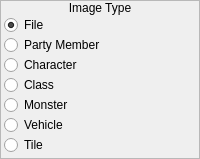
       <widget class="QFrame" name="frame_8">
        <property name="frameShape">
         <enum>QFrame::StyledPanel</enum>
        </property>
        <property name="frameShadow">
         <enum>QFrame::Raised</enum>
        </property>
        <layout class="QVBoxLayout" name="verticalLayout_17">
         <property name="spacing">
          <number>0</number>
         </property>
         <property name="margin">
          <number>0</number>
         </property>
         <item>
          <widget class="QLabel" name="label_13">
           <property name="sizePolicy">
            <sizepolicy hsizetype="Preferred" vsizetype="Fixed">
             <horstretch>0</horstretch>
             <verstretch>0</verstretch>
            </sizepolicy>
           </property>
           <property name="text">
            <string>Image Type</string>
           </property>
           <property name="alignment">
            <set>Qt::AlignCenter</set>
           </property>
          </widget>
         </item>
         <item>
          <widget class="QWidget" name="widget_14" native="true">
           <layout class="QVBoxLayout" name="verticalLayout_18">
            <property name="spacing">
             <number>0</number>
            </property>
            <property name="leftMargin">
             <number>3</number>
            </property>
            <property name="topMargin">
             <number>0</number>
            </property>
            <property name="rightMargin">
             <number>3</number>
            </property>
            <property name="bottomMargin">
             <number>3</number>
            </property>
            <item>
             <widget class="QRadioButton" name="rbFile">
              <property name="text">
               <string>File</string>
              </property>
              <property name="checked">
               <bool>true</bool>
              </property>
             </widget>
            </item>
            <item>
             <widget class="QRadioButton" name="rbPartyMember">
              <property name="text">
               <string>Party Member</string>
              </property>
             </widget>
            </item>
            <item>
             <widget class="QRadioButton" name="rbCharacter">
              <property name="text">
               <string>Character</string>
              </property>
             </widget>
            </item>
            <item>
             <widget class="QRadioButton" name="rbClass">
              <property name="text">
               <string>Class</string>
              </property>
             </widget>
            </item>
            <item>
             <widget class="QRadioButton" name="rbMonster">
              <property name="text">
               <string>Monster</string>
              </property>
             </widget>
            </item>
            <item>
             <widget class="QRadioButton" name="rbVehicle">
              <property name="text">
               <string>Vehicle</string>
              </property>
             </widget>
            </item>
            <item>
             <widget class="QRadioButton" name="rbTile">
              <property name="text">
               <string>Tile</string>
              </property>
             </widget>
            </item>
           </layout>
          </widget>
         </item>
        </layout>
       </widget>
